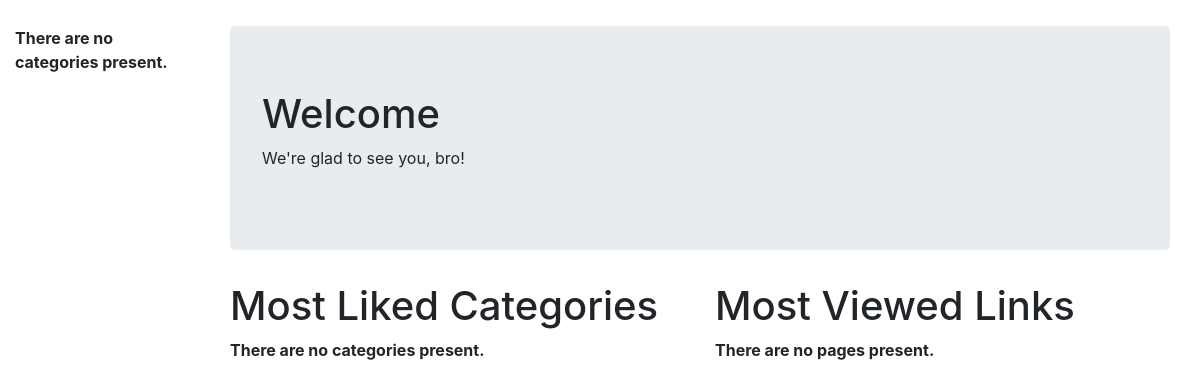
Page /read/ on the earlier database version.
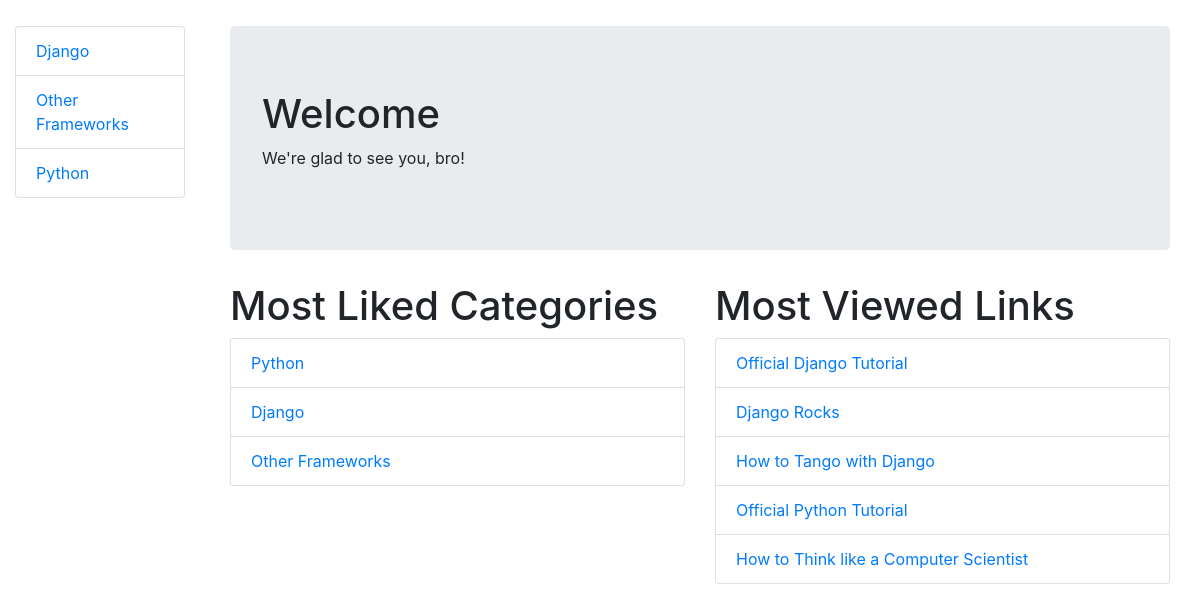
Same page on the later database version.
### pages/models.py (models this page shows, shortened)
class Category(models.Model):
    name = models.CharField(max_length=120, unique=True, db_index=True)
    views = models.PositiveIntegerField(default=0)
    likes = models.PositiveIntegerField(default=0)
    slug = models.SlugField(unique=True, db_index=True)
    class Meta:
        verbose_name_plural = 'categories'
        ordering = ('name',)
    def get_absolute_url(self):
        return reverse('pages:detail', args=[self.slug])

class Page(models.Model):
    category = models.ForeignKey(Category, related_name='pages')
    title = models.CharField(max_length=120)
    url = models.URLField()
    views = models.PositiveIntegerField(default=0)
    class Meta:
        ordering = ('title',)

### pages/views.py (the view)
def index(request):
    categories = Category.objects.order_by("-likes")[:5]
    most_viewed_pages = Page.objects.order_by("-views")[:5]
    return render(request, 'pages/index.html', {'categories': categories,
                                                'pages': most_viewed_pages})

### pages/templatetags/pages_tags.py (called while the page is built)
@register.inclusion_tag('pages/categories.html')
def category_list(active=None):
    return {'categories': Category.objects.all(), 'active_cat': active}

### pages/templates/pages/index.html
{% extends "pages/base.html" %}
{% load static %}
{% block content %}
<div class="container">
<div class="jumbotron">
  <h1>Welcome</h1>
  <p>We're glad to see you, {% if user.is_authenticated %}{{ user.username }}{% else %}bro{% endif %}!</p>
</div>
  <div class="row">
    <div class="col-lg-6">
      <h1>Most Liked Categories</h1>
      {% if categories %}
      <div class="list-group">
        {% for category in categories %}
        <a class="list-group-item" href="{{ category.get_absolute_url }}">{{ category.name }}</a>
        {% endfor %}
      </div>
      {% else %}
      <strong>There are no categories present.</strong>
      {% endif %}
    </div>
    <div class="col-lg-6">
        <h1>Most Viewed Links</h1>
        {% if pages %}
        <div class="list-group">
          {% for page in pages %}
          <a class="list-group-item" href="{{ page.url }}">{{ page.title }}</a>
          {% endfor %}
        {% else %}
        <strong>There are no pages present.</strong>
        {% endif %}
  </div>
  </div>
</div>
{% endblock %}

### pages/templates/pages/base.html (shortened to what this page needs)
<!DOCTYPE html>
{% load static %}
{% load pages_tags %}
<html>
  <head>
    <link rel="stylesheet" href="https://maxcdn.bootstrapcdn.com/bootstrap/4.0.0-alpha.5/css/bootstrap.min.css">
    <link rel="stylesheet" href="https://maxcdn.bootstrapcdn.com/font-awesome/4.5.0/css/font-awesome.min.css">
  </head>
  <body>
    {% include 'pages/navbar.html'%}
    <div class="container-fluid">
      <div class="row">
        <div class="col-md-2">
          {% block sidebar %}
          {% category_list category %}
          {% endblock %}
        </div>
        <div class="col-md-10">
          {% block content %}{% endblock %}
        </div>
      </div>
    </div>
  </body>
</html>

### pages/templates/pages/navbar.html (shortened to what this page needs)
{% load static %}
<nav class="navbar navbar-dark bg-inverse">
  <button class="navbar-toggler hidden-lg-up" type="button" data-toggle="collapse" data-target="#navbarResponsive" aria-controls="navbarResponsive" aria-expanded="false" aria-label="Toggle navigation"></button>
</nav>

### pages/templates/pages/categories.html
<div class="list-group">
  {% if categories %}
  {% for c in categories %}
    {% if c == active_cat %}
        <strong>
        <a class="list-group-item" href="{% url 'pages:detail' c.slug %}">{{ c.name }}</a>
        </strong>
    {% else %}
      <a class="list-group-item" href="{% url 'pages:detail' c.slug %}">{{ c.name }}</a>
    {% endif %}
  {% endfor %}
  {% else %}
  <strong>There are no categories present.</strong>
  {% endif %}
</div>

Differences in the rows shown:
added Category: name "Django"
added Category: name "Other Frameworks"
added Category: name "Python"
added Page: title "Official Django Tutorial"
added Page: title "Django Rocks"
added Page: title "How to Tango with Django"
added Page: title "Official Python Tutorial"
added Page: title "How to Think like a Computer Scientist"
Other differences:
text no longer shown: "There are no categories present. There are no categories present. There are no pages present."
